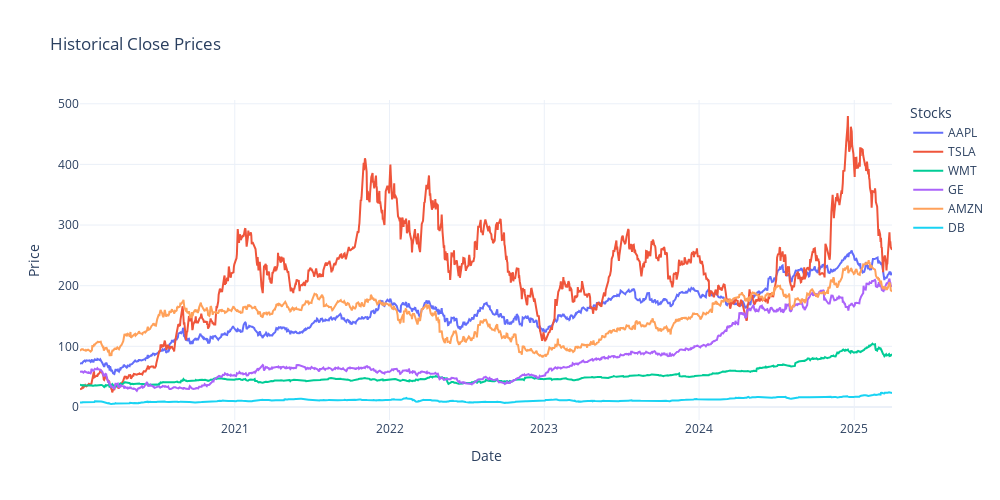
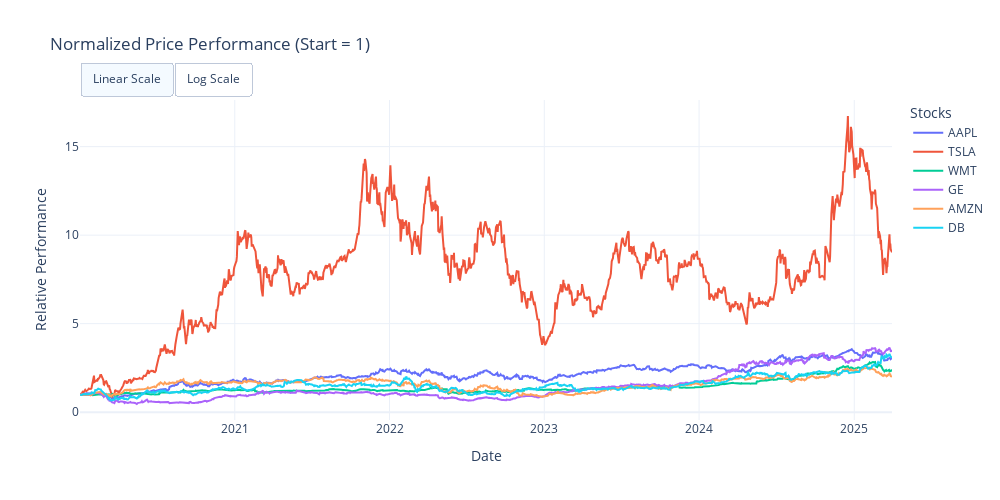

Here is the notebook cell these charts were saved with, in order:
### Markdown cell above
*This next box will reproduce in graphs the prices of the different stocks.*

*In the first graph we see the absolute prices and its variations throught the determined period and in the second we can have it normalized.*

*To analyse I usually refer to the second graph and I choose the "Log Scale" in the Y axes as the Linear Scale is not very good when dealing with stocks whose variations were too high when compared to the remaining in the portfolio.*

### Code cell
def show_data(df: pd.DataFrame) -> None:
    """
    Plot the historical closing prices.
    """
    fig = go.Figure()

    for ticker in df.columns:
        fig.add_trace(go.Scatter(
            x=df.index,
            y=df[ticker],
            mode='lines',
            name=ticker
        ))

    fig.update_layout(
        title="Historical Close Prices",
        xaxis_title="Date",
        yaxis_title="Price",
        template="plotly_white",
        hovermode="x unified",
        width=1000,
        height=500,
        legend_title_text="Stocks"
    )

    fig.show()

def show_data_normalized(df: pd.DataFrame) -> None:
    """
    Plot normalized historical closing prices.
    """
    normalized_df = df.apply(lambda x: x / x.dropna().iloc[0])

    fig = go.Figure()

    for ticker in normalized_df.columns:
        fig.add_trace(go.Scatter(
            x=normalized_df.index,
            y=normalized_df[ticker],
            mode='lines',
            name=ticker
        ))

    fig.update_layout(
        title="Normalized Price Performance (Start = 1)",
        xaxis_title="Date",
        yaxis_title="Relative Performance",
        yaxis_type="linear",  # default view
        template="plotly_white",
        hovermode="x unified",
        width=1000,
        height=500,
        legend_title_text="Stocks",
        updatemenus=[
            {
                "buttons": [
                    {
                        "label": "Linear Scale",
                        "method": "relayout",
                        "args": [{"yaxis.type": "linear"}]
                    },
                    {
                        "label": "Log Scale",
                        "method": "relayout",
                        "args": [{"yaxis.type": "log"}]
                    }
                ],
                "direction": "right",
                "pad": {"r": 10, "t": 10},
                "showactive": True,
                "type": "buttons",
                "x": 0.0,
                "xanchor": "left",
                "y": 1.15,
                "yanchor": "top"
            }
        ]
    )

    fig.show()


show_data(stocks_prices)
show_data_normalized(stocks_prices)

### Figure 1 — Plotly figure (JSON) as saved in the notebook; plotly's stock layout.template omitted (floating-point values rounded to 4 significant figures; data arrays with more than 128 entries replaced by an {"elided": "..."} marker saying what was removed)
{"data": [{"mode": "lines", "name": "AAPL", "type": "scatter", "x": {"elided": "1318 str values"}, "y": {"elided": "1318 float values"}}, {"mode": "lines", "name": "TSLA", "type": "scatter", "x": {"elided": "1318 str values"}, "y": {"elided": "1318 float values"}}, {"mode": "lines", "name": "WMT", "type": "scatter", "x": {"elided": "1318 str values"}, "y": {"elided": "1318 float values"}}, {"mode": "lines", "name": "GE", "type": "scatter", "x": {"elided": "1318 str values"}, "y": {"elided": "1318 float values"}}, {"mode": "lines", "name": "AMZN", "type": "scatter", "x": {"elided": "1318 str values"}, "y": {"elided": "1318 float values"}}, {"mode": "lines", "name": "DB", "type": "scatter", "x": {"elided": "1318 str values"}, "y": {"elided": "1318 float values"}}], "layout": {"height": 500, "hovermode": "x unified", "legend": {"title": {"text": "Stocks"}}, "title": {"text": "Historical Close Prices"}, "width": 1000, "xaxis": {"title": {"text": "Date"}}, "yaxis": {"title": {"text": "Price"}}}}

### Figure 2 — Plotly figure (JSON) as saved in the notebook; plotly's stock layout.template omitted (floating-point values rounded to 4 significant figures; data arrays with more than 128 entries replaced by an {"elided": "..."} marker saying what was removed)
{"data": [{"mode": "lines", "name": "AAPL", "type": "scatter", "x": {"elided": "1318 str values"}, "y": {"elided": "1318 float values"}}, {"mode": "lines", "name": "TSLA", "type": "scatter", "x": {"elided": "1318 str values"}, "y": {"elided": "1318 float values"}}, {"mode": "lines", "name": "WMT", "type": "scatter", "x": {"elided": "1318 str values"}, "y": {"elided": "1318 float values"}}, {"mode": "lines", "name": "GE", "type": "scatter", "x": {"elided": "1318 str values"}, "y": {"elided": "1318 float values"}}, {"mode": "lines", "name": "AMZN", "type": "scatter", "x": {"elided": "1318 str values"}, "y": {"elided": "1318 float values"}}, {"mode": "lines", "name": "DB", "type": "scatter", "x": {"elided": "1318 str values"}, "y": {"elided": "1318 float values"}}], "layout": {"height": 500, "hovermode": "x unified", "legend": {"title": {"text": "Stocks"}}, "title": {"text": "Normalized Price Performance (Start = 1)"}, "updatemenus": [{"buttons": [{"args": [{"yaxis.type": "linear"}], "label": "Linear Scale", "method": "relayout"}, {"args": [{"yaxis.type": "log"}], "label": "Log Scale", "method": "relayout"}], "direction": "right", "pad": {"r": 10, "t": 10}, "showactive": true, "type": "buttons", "x": 0, "xanchor": "left", "y": 1.15, "yanchor": "top"}], "width": 1000, "xaxis": {"title": {"text": "Date"}}, "yaxis": {"title": {"text": "Relative Performance"}, "type": "linear"}}}
